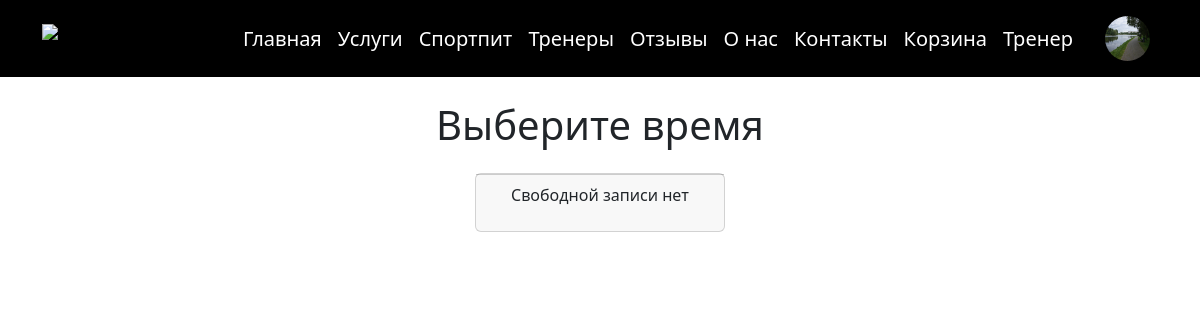
Before: /trainers/record_trainer.php?id_trainer=6 (signed in) with the older database file.
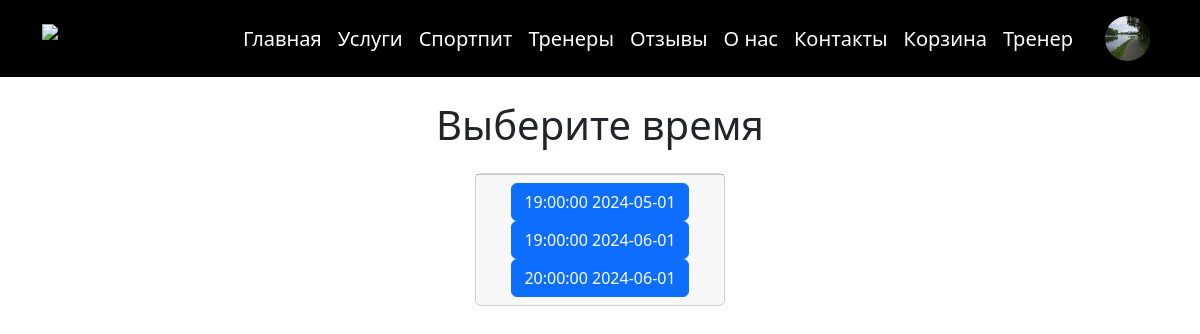
After: the same page with the newer database file.
### tables this page shows
CREATE TABLE `record` (
  `id` int NOT NULL,
  `time` time NOT NULL,
  `date` date NOT NULL,
  `busy` int NOT NULL DEFAULT '0',
  `user_id` int DEFAULT NULL,
  `id_trainer` int NOT NULL,
  `created_at` timestamp NOT NULL DEFAULT CURRENT_TIMESTAMP,
  `updated_at` timestamp NOT NULL DEFAULT CURRENT_TIMESTAMP
);

### trainers/record_trainer.php (the view, shortened to what this page needs)
<?php
require_once '../controllers/connect.php';
require_once '../content/header.php';
$id_trainer=$_GET['id_trainer'];
$record = $connect->query("SELECT * FROM record WHERE busy = 0 AND id_trainer = $id_trainer");
?>
<main class="pt-4">
    <div class="container">
        <div class='text-center'>
            <h1>Выберите время</h1>
        </div>
        <div class='justify-content-center d-flex flex-wrap gap-3 mt-4' >
                <div class='card d-flex flex-column' style="width: 250px">
                    <div class="card-footer text-center">
<?php if ($record->num_rows == 0) {
    echo "<p>Свободной записи нет</p>";
} else {
    while ($item = $record->fetch_assoc()) {
        echo "<a class='btn btn-primary' href='../controllers/record/record_trainer.php?id_record={$item['id']}&id_trainer={$id_trainer}'>{$item['time']} {$item['date']}</a>";
    }
}
?>
                    </div>
                </div>
        </div>
    </div>
</main>

Changed rows visible on the page:
added record: time "19:00:00", date "2024-05-01"
added record: time "19:00:00", date "2024-06-01"
added record: time "20:00:00", date "2024-06-01"
Other visible differences:
text no longer shown: "Свободной записи нет"
